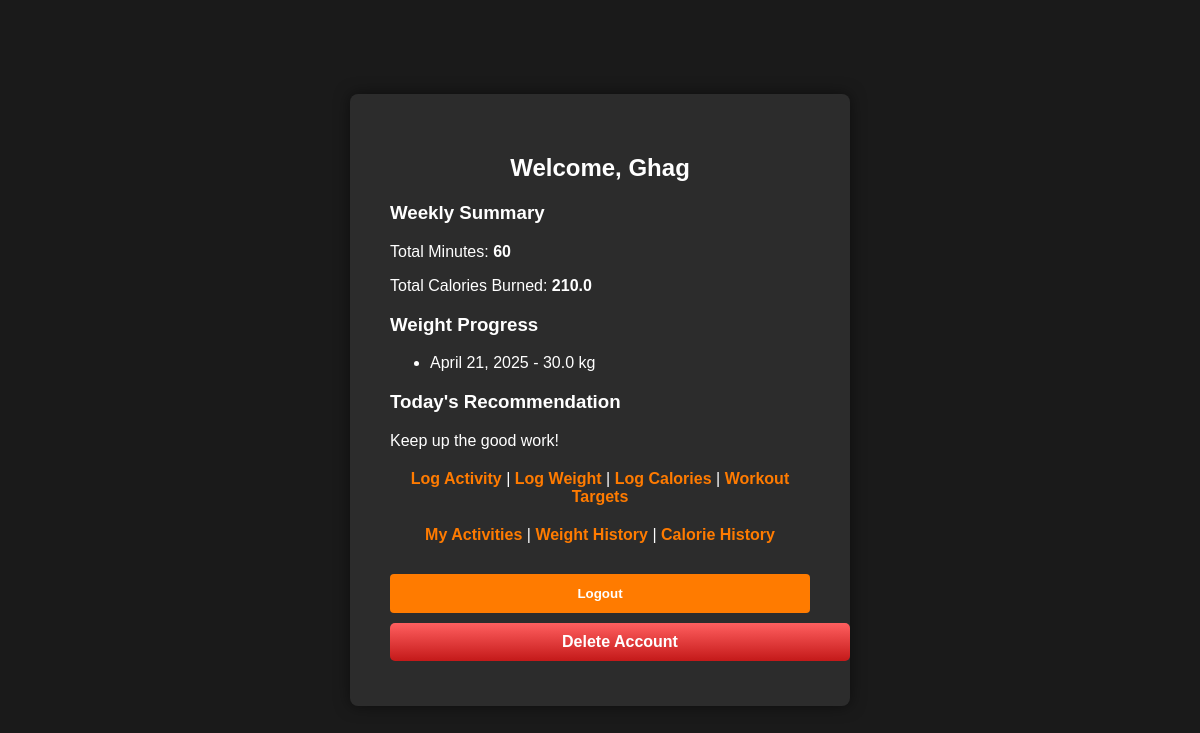
The app's page /trainees/dashboard/ (signed in) with its own data.
### users/models.py (models this page shows)
class CustomUser(AbstractUser):
    role = models.CharField(max_length=100, choices=(('trainer', 'Trainer'), ('trainee', 'Trainee'), ('admin', 'Admin')))

### trainees/models.py (models this page shows)
class WeightLog(models.Model):
    trainee = models.ForeignKey(Trainee, on_delete=models.CASCADE)
    weight_kg = models.FloatField()
    date = models.DateField(auto_now_add=True)

### trainees/views.py (the view)
# urls.py: path('dashboard/', views.trainee_dashboard, name='trainee_dashboard'),
@login_required
def trainee_dashboard(request):
    trainee = request.user.trainee_profile
    today = now().date()
    one_week_ago = today - timedelta(days=7)
    activities = Activity.objects.filter(trainee=trainee, date__gte=one_week_ago)
    weight_logs = WeightLog.objects.filter(trainee=trainee).order_by('-date')[:5]
    weekly_minutes = sum(a.duration_minutes for a in activities)
    weekly_calories = sum(a.calories_burned for a in activities)
    today_recommendation = Recommendation.objects.filter(
        trainee=trainee,
        created_at__date=today
    ).order_by('-created_at').first()
    if today_recommendation:
        recommendation = today_recommendation.message
    else:
        recommendation = generate_recommendation(trainee)
    context = {
        'weekly_minutes': weekly_minutes,
        'weekly_calories': weekly_calories,
        'weight_logs': weight_logs,
        'recommendation': recommendation,
    }
    return render(request, 'trainees/dashboard.html', context)

### trainees/views.py (called while the page is built)
def generate_recommendation(trainee):
    last_activity = Activity.objects.filter(trainee=trainee).order_by('-date').first()
    if not last_activity:
        return "Start light today with some cardio!"
    if last_activity.name.lower() == 'treadmill' and last_activity.duration_minutes > 30:
        return "Go easy today. Try yoga or stretching."
    elif last_activity.name.lower() == 'weightlifting':
        return "Consider a light cardio session today."
    return "Keep up the good work!"

### gymmanagement/templates/trainees/dashboard.html (shortened to what this page needs)
{% extends 'users/base.html' %}
{% block content %}
<div class="login-box">
    <h2>Welcome, {{ user.username }}</h2>
    <div class="section">
        <h3>Weekly Summary</h3>
        <p>Total Minutes: <strong>{{ weekly_minutes }}</strong></p>
        <p>Total Calories Burned: <strong>{{ weekly_calories }}</strong></p>
    </div>
    <div class="section">
        <h3>Weight Progress</h3>
        {% if weight_logs %}
            <ul>
                {% for log in weight_logs %}
                    <li>{{ log.date }} - {{ log.weight_kg }} kg</li>
                {% endfor %}
            </ul>
        {% else %}
            <p>No weight logs yet.</p>
        {% endif %}
    </div>
    <div class="section">
        <h3>Today's Recommendation</h3>
        <p>{{ recommendation }}</p>
    </div>
    <div class="signup-section">
        <a href="{% url 'log_activity' %}" class="signup-link">Log Activity</a> |
        <a href="{% url 'log_weight' %}" class="signup-link">Log Weight</a> |
        <a href="{% url 'log_calories' %}" class="signup-link">Log Calories</a> |
        <a href="{% url 'view_workout_target' %}" class="signup-link">Workout Targets</a>
    </div>
    <div class="signup-section">
        <a href="{% url 'view_activities' %}" class="signup-link">My Activities</a> |
        <a href="{% url 'view_weight_logs' %}" class="signup-link">Weight History</a> |
        <a href="{% url 'view_calorie_log' %}" class="signup-link">Calorie History</a>
    </div>
    <div class="signup-section" style="margin-top: 30px;">
        <form method="post" action="{% url 'logout' %}">
            <button type="submit" class="btn">Logout</button>
        </form>
        <a href="{% url 'delete_account' %}" class="btn btn-danger" style="margin-top: 10px;">Delete Account</a>
    </div>
</div>
{% endblock %}

### gymmanagement/templates/users/base.html (style rules this page uses)
:root { --primary-orange: #ff7b00; --muted-orange: #e06000; --dark-orange: #c05000; --black: #1a1a1a; --dark-gray: #2c2c2c; --light-gray: #f5f5f5; --white: #ffffff; --error-red: #ff4c4c; }
body { font-family: Arial, sans-serif; background: var(--black); color: var(--white); display: flex; justify-content: center; align-items: center; min-height: 100vh; margin: 0; }
.login-box, .signup-box { background-color: var(--dark-gray); padding: 40px; border-radius: 8px; box-shadow: 0 0 15px rgba(0, 0, 0, 0.5); width: 100%; max-width: 420px; }
h2 { margin-bottom: 20px; text-align: center; color: var(--white); }
.btn { background-color: var(--primary-orange); color: var(--white); padding: 12px; width: 100%; border: none; border-radius: 4px; font-weight: bold; cursor: pointer; transition: background 0.3s ease; }
.signup-section { text-align: center; margin-top: 20px; }
.signup-link { color: var(--primary-orange); text-decoration: none; font-weight: bold; transition: color 0.3s ease; }
.btn-danger { background: linear-gradient(to bottom, #ff5f5f, #c41919); color: white; border: none; padding: 10px 20px; border-radius: 5px; text-decoration: none; display: inline-block; margin: 5px 0; cursor: pointer; }

### records on screen
CustomUser: username "Ghag"
WeightLog: date "April 21, 2025", weight_kg "30.0"

### other values on screen
{{ weekly_minutes }} "60"
{{ weekly_calories }} "210.0"
{{ recommendation }} "Keep up the good work!"
